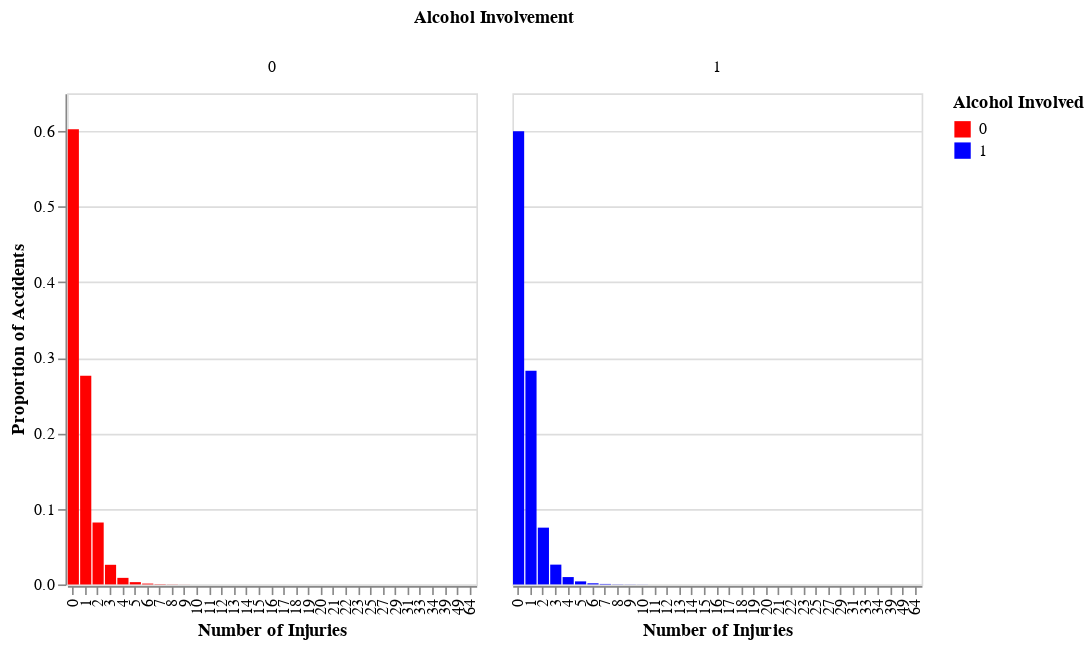

Write notebook code for a chart like this one.
### Markdown cell above
#### Distributions of the number of injuries per collision, alcohol vs. no alcohol

### Code cell
# These appear to follow exponential or Weibull distributions. We will determine which is the best fit and then compare to see if alcohol has an effect on the distribution.

# Group by 'alcohol_involved' and 'injured_victims' to count the number of accidents with each number of injuries
injury_distribution = dfc.groupby(['alcohol_involved', 'injured_victims']).size().reset_index(name='accident_count')

# Calculate the total number of accidents for each alcohol involvement category
total_accidents_by_alcohol = injury_distribution.groupby('alcohol_involved')['accident_count'].transform('sum')

# Calculate the proportion of each accident count within the alcohol involvement category
injury_distribution['proportion'] = injury_distribution['accident_count'] / total_accidents_by_alcohol

# Create the Altair chart
chart = alt.Chart(injury_distribution).mark_bar().encode(
    x=alt.X('injured_victims:O', title='Number of Injuries'),
    y=alt.Y('proportion:Q', title='Proportion of Accidents'),
    color=alt.Color('alcohol_involved:N', title='Alcohol Involved', scale=alt.Scale(domain=[0, 1], range=['red', 'blue'])),
    column=alt.Column('alcohol_involved:N', header=alt.Header(title='Alcohol Involvement')) 
).properties(
    width=250, 
    height=300 
)

chart.show()

### Figure 1 — Vega-Lite specification as saved in the notebook (floating-point values rounded to 4 significant figures)
{"config": {"view": {"continuousWidth": 300, "continuousHeight": 300}}, "data": {"name": "data-9ff3574f94829ed5da594d83eeef05c2"}, "mark": {"type": "bar"}, "encoding": {"color": {"field": "alcohol_involved", "scale": {"domain": [0, 1], "range": ["red", "blue"]}, "title": "Alcohol Involved", "type": "nominal"}, "column": {"field": "alcohol_involved", "header": {"title": "Alcohol Involvement"}, "type": "nominal"}, "x": {"field": "injured_victims", "title": "Number of Injuries", "type": "ordinal"}, "y": {"field": "proportion", "title": "Proportion of Accidents", "type": "quantitative"}}, "height": 300, "width": 250, "$schema": "https://vega.github.io/schema/vega-lite/v5.20.1.json", "datasets": {"data-9ff3574f94829ed5da594d83eeef05c2": [{"alcohol_involved": 0.0, "injured_victims": 0.0, "accident_count": 1552578, "proportion": 0.6026}, {"alcohol_involved": 0.0, "injured_victims": 1.0, "accident_count": 711212, "proportion": 0.276}, {"alcohol_involved": 0.0, "injured_victims": 2.0, "accident_count": 211091, "proportion": 0.08193}, {"alcohol_involved": 0.0, "injured_victims": 3.0, "accident_count": 66895, "proportion": 0.02596}, {"alcohol_involved": 0.0, "injured_victims": 4.0, "accident_count": 22349, "proportion": 0.008674}, {"alcohol_involved": 0.0, "injured_victims": 5.0, "accident_count": 7730, "proportion": 0.003}, {"alcohol_involved": 0.0, "injured_victims": 6.0, "accident_count": 2821, "proportion": 0.001095}, {"alcohol_involved": 0.0, "injured_victims": 7.0, "accident_count": 971, "proportion": 0.0003769}, {"alcohol_involved": 0.0, "injured_victims": 8.0, "accident_count": 446, "proportion": 0.0001731}, {"alcohol_involved": 0.0, "injured_victims": 9.0, "accident_count": 183, "proportion": 7.103e-05}, {"alcohol_involved": 0.0, "injured_victims": 10.0, "accident_count": 90, "proportion": 3.493e-05}, {"alcohol_involved": 0.0, "injured_victims": 11.0, "accident_count": 59, "proportion": 2.29e-05}, {"alcohol_involved": 0.0, "injured_victims": 12.0, "accident_count": 22, "proportion": 8.539e-06}, {"alcohol_involved": 0.0, "injured_victims": 13.0, "accident_count": 25, "proportion": 9.703e-06}, {"alcohol_involved": 0.0, "injured_victims": 14.0, "accident_count": 18, "proportion": 6.986e-06}, {"alcohol_involved": 0.0, "injured_victims": 15.0, "accident_count": 17, "proportion": 6.598e-06}, {"alcohol_involved": 0.0, "injured_victims": 16.0, "accident_count": 4, "proportion": 1.552e-06}, {"alcohol_involved": 0.0, "injured_victims": 17.0, "accident_count": 6, "proportion": 2.329e-06}, {"alcohol_involved": 0.0, "injured_victims": 18.0, "accident_count": 6, "proportion": 2.329e-06}, {"alcohol_involved": 0.0, "injured_victims": 19.0, "accident_count": 2, "proportion": 7.762e-07}, {"alcohol_involved": 0.0, "injured_victims": 20.0, "accident_count": 6, "proportion": 2.329e-06}, {"alcohol_involved": 0.0, "injured_victims": 21.0, "accident_count": 1, "proportion": 3.881e-07}, {"alcohol_involved": 0.0, "injured_victims": 22.0, "accident_count": 4, "proportion": 1.552e-06}, {"alcohol_involved": 0.0, "injured_victims": 23.0, "accident_count": 1, "proportion": 3.881e-07}, {"alcohol_involved": 0.0, "injured_victims": 25.0, "accident_count": 4, "proportion": 1.552e-06}, {"alcohol_involved": 0.0, "injured_victims": 27.0, "accident_count": 1, "proportion": 3.881e-07}, {"alcohol_involved": 0.0, "injured_victims": 29.0, "accident_count": 2, "proportion": 7.762e-07}, {"alcohol_involved": 0.0, "injured_victims": 31.0, "accident_count": 3, "proportion": 1.164e-06}, {"alcohol_involved": 0.0, "injured_victims": 33.0, "accident_count": 1, "proportion": 3.881e-07}, {"alcohol_involved": 0.0, "injured_victims": 34.0, "accident_count": 2, "proportion": 7.762e-07}, {"alcohol_involved": 0.0, "injured_victims": 39.0, "accident_count": 1, "proportion": 3.881e-07}, {"alcohol_involved": 0.0, "injured_victims": 49.0, "accident_count": 1, "proportion": 3.881e-07}, {"alcohol_involved": 0.0, "injured_victims": 64.0, "accident_count": 1, "proportion": 3.881e-07}, {"alcohol_involved": 1.0, "injured_victims": 0.0, "accident_count": 143714, "proportion": 0.5996}, {"alcohol_involved": 1.0, "injured_victims": 1.0, "accident_count": 67762, "proportion": 0.2827}, {"alcohol_involved": 1.0, "injured_victims": 2.0, "accident_count": 18007, "proportion": 0.07513}, {"alcohol_involved": 1.0, "injured_victims": 3.0, "accident_count": 6275, "proportion": 0.02618}, {"alcohol_involved": 1.0, "injured_victims": 4.0, "accident_count": 2329, "proportion": 0.009718}, {"alcohol_involved": 1.0, "injured_victims": 5.0, "accident_count": 964, "proportion": 0.004022}, {"alcohol_involved": 1.0, "injured_victims": 6.0, "accident_count": 349, "proportion": 0.001456}, {"alcohol_involved": 1.0, "injured_victims": 7.0, "accident_count": 150, "proportion": 0.0006259}, {"alcohol_involved": 1.0, "injured_victims": 8.0, "accident_count": 51, "proportion": 0.0002128}, {"alcohol_involved": 1.0, "injured_victims": 9.0, "accident_count": 32, "proportion": 0.0001335}, {"alcohol_involved": 1.0, "injured_victims": 10.0, "accident_count": 20, "proportion": 8.345e-05}, {"alcohol_involved": 1.0, "injured_victims": 11.0, "accident_count": 4, "proportion": 1.669e-05}, {"alcohol_involved": 1.0, "injured_victims": 12.0, "accident_count": 4, "proportion": 1.669e-05}, {"alcohol_involved": 1.0, "injured_victims": 13.0, "accident_count": 3, "proportion": 1.252e-05}, {"alcohol_involved": 1.0, "injured_victims": 14.0, "accident_count": 2, "proportion": 8.345e-06}, {"alcohol_involved": 1.0, "injured_victims": 17.0, "accident_count": 1, "proportion": 4.172e-06}, {"alcohol_involved": 1.0, "injured_victims": 31.0, "accident_count": 1, "proportion": 4.172e-06}, {"alcohol_involved": 1.0, "injured_victims": 34.0, "accident_count": 1, "proportion": 4.172e-06}]}}
